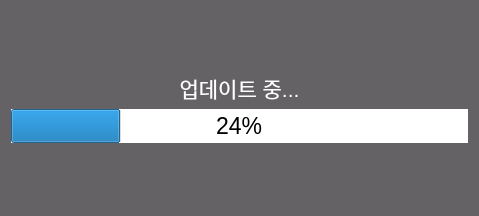
<?xml version="1.0" encoding="UTF-8"?>
<ui version="4.0">
 <class>update_dialog</class>
 <widget class="QDialog" name="update_dialog">
  <property name="geometry">
   <rect>
    <x>0</x>
    <y>0</y>
    <width>479</width>
    <height>216</height>
   </rect>
  </property>
  <property name="windowTitle">
   <string>Dialog</string>
  </property>
  <property name="styleSheet">
   <string notr="true">background-color: rgb(100, 98, 100);</string>
  </property>
  <layout class="QGridLayout" name="gridLayout">
   <item row="0" column="0">
    <layout class="QVBoxLayout" name="verticalLayout">
     <item>
      <widget class="QLabel" name="update_label">
       <property name="maximumSize">
        <size>
         <width>16777215</width>
         <height>30</height>
        </size>
       </property>
       <property name="font">
        <font>
         <pointsize>16</pointsize>
        </font>
       </property>
       <property name="styleSheet">
        <string notr="true">color: rgb(255, 255, 255);</string>
       </property>
       <property name="text">
        <string>업데이트 중...</string>
       </property>
       <property name="alignment">
        <set>Qt::AlignCenter</set>
       </property>
      </widget>
     </item>
     <item>
      <widget class="QProgressBar" name="update_progress_bar">
       <property name="maximumSize">
        <size>
         <width>16777215</width>
         <height>16777215</height>
        </size>
       </property>
       <property name="font">
        <font>
         <pointsize>17</pointsize>
         <weight>50</weight>
         <bold>false</bold>
        </font>
       </property>
       <property name="styleSheet">
        <string notr="true">background-color: rgb(255, 255, 255);
border-color: rgb(255, 255, 255);</string>
       </property>
       <property name="value">
        <number>24</number>
       </property>
       <property name="alignment">
        <set>Qt::AlignCenter</set>
       </property>
       <property name="textVisible">
        <bool>true</bool>
       </property>
      </widget>
     </item>
    </layout>
   </item>
  </layout>
 </widget>
 <resources/>
 <connections/>
</ui>
